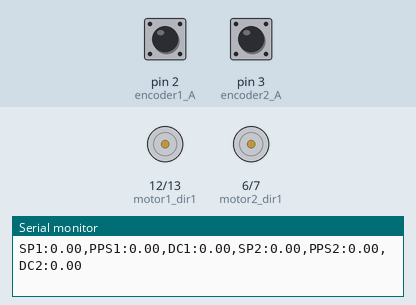
The sketch below on a simulated Arduino Uno, built with avr-gcc and run on an emulated ATmega328P. Parts: motor-driver pin pairs drawn as motors (green arrow = first pin HIGH = forward, orange = second pin HIGH = backward, longer = more drive, scaled by the enable pin), the last lines printed to the serial monitor. The test bench sets the inputs (shaded band); at power-on: pin 2 (encoder1_A) HIGH, pin 3 (encoder2_A) HIGH.

Above: at 1.2 s.
1.3 s: pin 2 (encoder1_A) pulsed LOW 2 times (0.12 s each, 0.3 s apart)
At 1.67 s:
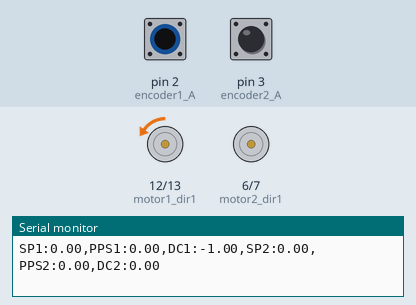
4.3 s: pin 3 (encoder2_A) pulsed LOW 5 times (0.12 s each, 0.3 s apart)
At 4.62 s:
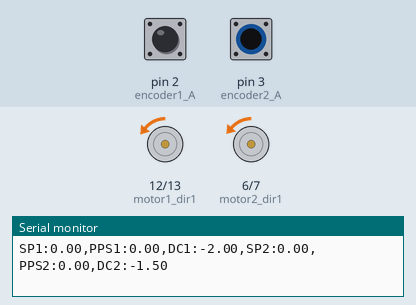
Timing chart, 0 to 7.3 s (numbered marks = the images above; inputs shaded):
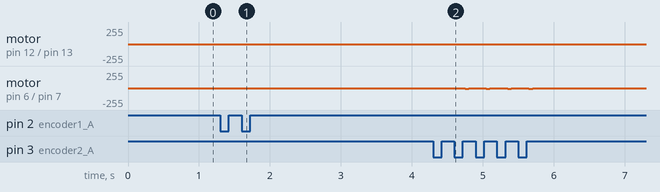

Measured:
- after the input at 1.3 s, motor on pin 12 (motor1_dir1) / pin 13 (motor1_dir2): stopped → backward 6/255 after 0.15 s, → backward 2/255 0.30 s later

The sketch:

firmware.ino
```cpp
#include <QuickPID.h>
#include <Wire.h>
#include <TimerOne.h>

// Define pin connections
const int motor1_pwm = 11; // Motor 1 PWM pin
const int motor1_dir1 = 12; // Motor 1 Direction pin 1 (forward)
const int motor1_dir2 = 13; // Motor 1 Direction pin 2 (reverse)
const int motor2_pwm = 5; // Motor 2 PWM pin
const int motor2_dir1 = 6; // Motor 2 Direction pin 1 (forward)
const int motor2_dir2 = 7; // Motor 2 Direction pin 2 (reverse)
const int encoder1_A = 2; // Encoder 1 Channel A
const int encoder2_A = 3; // Encoder 2 Channel A
const int adc_channel = A0;

const int limit = 15;
const unsigned long timer_interval = 50; // Timer interval in milliseconds
float time_factor = 1000.00d / timer_interval; // Time factor for Pulse Rate calculation

// PID Controller variables
float setpoint1 = 0, setpoint2 = 0; // Desired speed (pulses per second)
float input1, input2, output1, output2; // Inputs and outputs for PID
float Kp[] = {5, 5}; // PID constants
float Ki[] = {20, 30};
float Kd[] = {0.001, 0.001};

QuickPID myPID1(&input1, &output1, &setpoint1, Kp[0], Ki[0], Kd[0], QuickPID::pMode::pOnError,
  QuickPID::dMode::dOnMeas, QuickPID::iAwMode::iAwCondition, QuickPID::Action::direct); // PID for motor 1

QuickPID myPID2(&input2, &output2, &setpoint2, Kp[1], Ki[1], Kd[1], QuickPID::pMode::pOnError,
  QuickPID::dMode::dOnMeas, QuickPID::iAwMode::iAwCondition, QuickPID::Action::direct); // PID for motor 2

// float for number of slots in encoder disk
float diskslots = 20.00f;  // Change to match value of encoder disk
volatile unsigned int encoder1_count = 0; // Encoder 1 counts
volatile unsigned int encoder2_count = 0; // Encoder 2 counts

unsigned long previousMillis = 0;

// Robot parameters
const float wheel_radius = 0.034f; // Wheel radius in meters
const float wheel_base = 0.107f; // Distance between wheels in meters

// Differential Drive Control Variables
float linear_velocity = 0.0f; // Desired linear velocity in m/s
float angular_velocity = 0.0f; // Desired angular velocity in rad/s
float wheel2_speed, wheel1_speed; // Calculated wheel speeds in rad/s

void setup() {
  Serial.begin(9600);

  // Set pin modes
  pinMode(motor1_pwm, OUTPUT);
  pinMode(motor1_dir1, OUTPUT);
  pinMode(motor1_dir2, OUTPUT);
  pinMode(motor2_pwm, OUTPUT);
  pinMode(motor2_dir1, OUTPUT);
  pinMode(motor2_dir2, OUTPUT);

  pinMode(encoder1_A, INPUT_PULLUP);
  pinMode(encoder2_A, INPUT_PULLUP);

  // Attach interrupt handlers for encoders (using RISING mode for single-pin)
  attachInterrupt(digitalPinToInterrupt(encoder1_A), encoder1_interrupt, RISING);
  attachInterrupt(digitalPinToInterrupt(encoder2_A), encoder2_interrupt, RISING);
  Timer1.initialize(timer_interval * 1000);
  Timer1.attachInterrupt(calculatePulseRate);

  // Initialize PID controllers
  myPID1.SetMode(QuickPID::Control::automatic);
  myPID1.SetOutputLimits(-255, 255); // Limit output to PWM range
  myPID1.SetSampleTimeUs(timer_interval * 1000);
  myPID1.Initialize();

  myPID2.SetMode(QuickPID::Control::automatic);
  myPID2.SetOutputLimits(-255, 255);
  myPID2.SetSampleTimeUs(timer_interval * 1000);
  myPID2.Initialize();

  // Set I2C slave
  Wire.begin(4);
  Wire.onReceive(receiveEvent);
  Wire.onRequest(requestEvent);
}

void loop() {
  // Print values
  if (millis() - previousMillis > timer_interval) {
    previousMillis = millis();
    Serial.print("SP1:");
    Serial.print(setpoint1);
    Serial.print(",");
    Serial.print("PPS1:");
    Serial.print(input1);
    Serial.print(",");
    Serial.print("DC1:");
    Serial.print(output1);
    Serial.print(",");
    Serial.print("SP2:");
    Serial.print(setpoint2);
    Serial.print(",");
    Serial.print("PPS2:");
    Serial.print(input2);
    Serial.print(",");
    Serial.print("DC2:"); Serial.print(output2);
    Serial.println();
  }
}

// Calculate Pulse Rate (pulses per second) on encoder count and time
float calculatePulseRate() {
  float in1 = (encoder1_count / diskslots) * time_factor;  // calculate Pulse Rate for Motor 1
  encoder1_count = 0;  //  reset counter to zero

  float in2 = (encoder2_count / diskslots) * time_factor;  // calculate Pulse Rate for Motor 2
  encoder2_count = 0;  //  reset counter to zero

  // Validate speed sensor readings
  if (in1 <= limit) {
    input1 = in1;
  }

  if (in2 <= limit) {
    input2 = in2;
  }

  // Update PID controllers
  myPID1.Compute();
  myPID2.Compute();

  controlMotor(motor1_pwm, motor1_dir1, motor1_dir2, output1);
  controlMotor(motor2_pwm, motor2_dir1, motor2_dir2, output2);
}

// Interrupt handlers for encoder readings (using single-pin)
void encoder1_interrupt() {
  encoder1_count++; // Increment count on any change
}

void encoder2_interrupt() {
  encoder2_count++; // Increment count on any change
}

void receiveEvent(int howMany) {
  if (howMany == 8) { // Check for 4 bytes (linear_velocity, angular_velocity)
      float linear_velocity = receivefloat();
      float angular_velocity = receivefloat();
      if (!isnan(linear_velocity) && !isnan(angular_velocity)) {
        setLinearVelocity(linear_velocity);
        setAngularVelocity(angular_velocity);
        calculateWheelSpeeds();
        refreshSetpoints();
      }
  }
}

float receivefloat() {
  byte bytes[4]; // Array to store the 4 bytes
  for (int i = 0; i < 4; i++) {
    bytes[i] = Wire.read();
  }

  // Combine the bytes into a float using a union
  union {
    float f;
    byte b[4];
  } data;

  memcpy(data.b, bytes, 4); // Copy the bytes into the union
  return data.f;
}

void setLinearVelocity(float velocity) {
  linear_velocity = velocity;
  calculateWheelSpeeds(); // Update wheel speeds
}

void setAngularVelocity(float velocity) {
  angular_velocity = velocity;
  calculateWheelSpeeds(); // Update wheel speeds
}

// Function to calculate wheel speeds from linear and angular velocities
void calculateWheelSpeeds() {
  wheel1_speed = (linear_velocity + (angular_velocity * wheel_base / 2)) / wheel_radius;
  wheel2_speed = (linear_velocity - (angular_velocity * wheel_base / 2)) / wheel_radius;
}

void refreshSetpoints() {
  float sp1 = (wheel1_speed * diskslots) / (2 * PI);
  float sp2 = (wheel2_speed * diskslots) / (2 * PI);

  // Validate set point values
  if (abs(sp1) <= limit) {
    setpoint1 = sp1;
  }

  if (abs(sp2) <= limit) {
    setpoint2 = sp2;
  }

  if (myPID1.GetDirection() == 1 && setpoint1 >= 0) {
    myPID1.SetControllerDirection(QuickPID::Action::direct);
    myPID1.Reset();
  } else if (myPID1.GetDirection() == 0 && setpoint1 < 0) {
    myPID1.SetControllerDirection(QuickPID::Action::reverse);
    myPID1.Reset();
  }

  if (myPID2.GetDirection() == 1 && setpoint2 >= 0) {
    myPID2.SetControllerDirection(QuickPID::Action::direct);
    myPID2.Reset();
  } else if (myPID2.GetDirection() == 0 && setpoint2 < 0) {
    myPID2.SetControllerDirection(QuickPID::Action::reverse);
    myPID2.Reset();
  }

  setpoint1 = abs(setpoint1);
  setpoint2 = abs(setpoint2);
}

// Control motor direction and speed based on PID output
void controlMotor(int pwm, int dir1, int dir2, float output) {
  if (output > 0) {
    analogWrite(pwm, abs(output)); // Set PWM duty cycle
    digitalWrite(dir1, HIGH); // Set direction to forward
    digitalWrite(dir2, LOW);
  } else {
    analogWrite(pwm, abs(output)); // Set PWM duty cycle
    digitalWrite(dir1, LOW); // Set direction to reverse
    digitalWrite(dir2, HIGH);
  }
}

void requestEvent() {
  int adc_level = analogRead(adc_channel);
  byte byte_array[2];

  // Send the ADC value back to Raspberry Pi
  byte_array[0] = (adc_level >> 8) & 0xFF; // Send high byte
  byte_array[1] = adc_level & 0xFF; // Send low byte

  Serial.println(adc_level);

  Wire.write(byte_array, 2);
}
```
